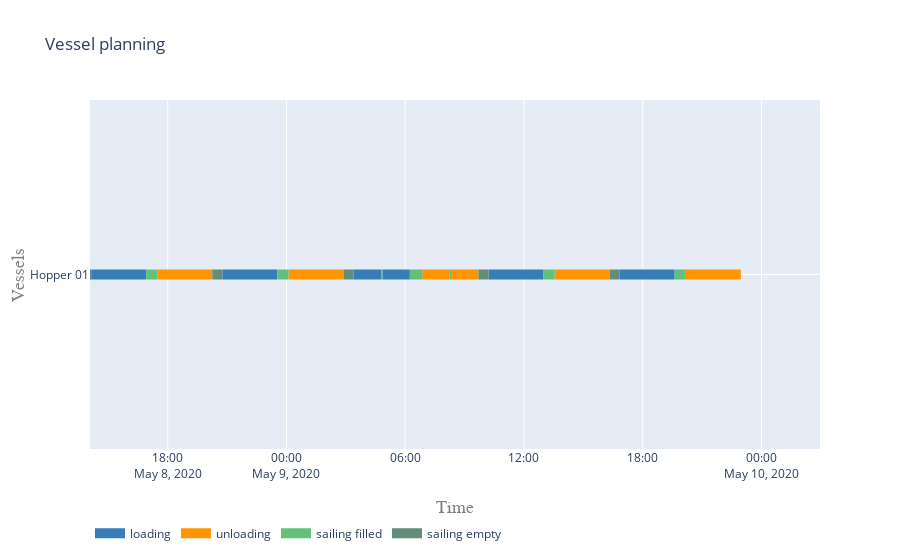

The notebook cell saved with this chart:
### Markdown cell above
#### Vessel planning

### Code cell
vessels = [hopper]

activities = ['loading', 'unloading', 'sailing filled', 'sailing empty']
colors = {0:'rgb(55,126,184)', 1:'rgb(255,150,0)', 2:'rgb(98, 192, 122)', 3:'rgb(98, 141, 122)'}

plot.vessel_planning(vessels, activities, colors)
